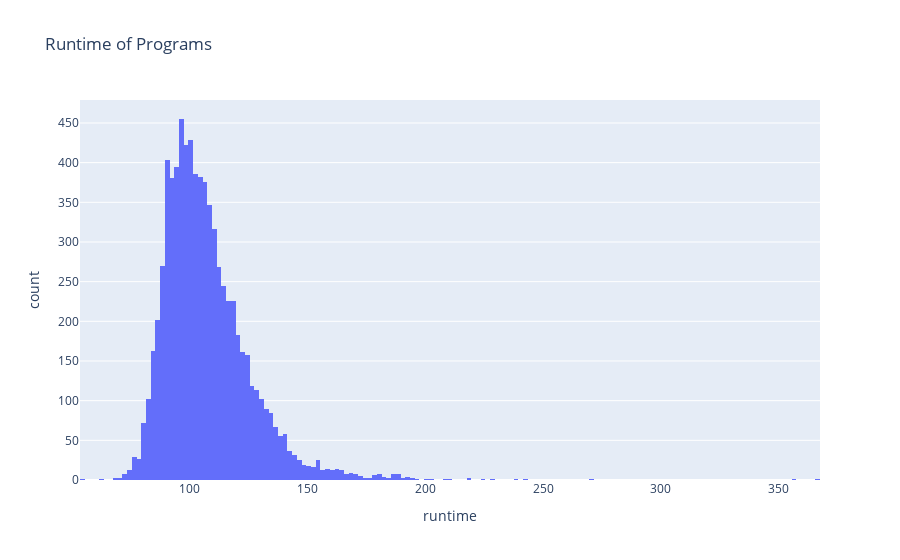

The code cell stored with this chart in its notebook:
### Code cell
#plots histrogram of runtime of programs
fig = px.histogram(data_frame=df, x="runtime",title="Runtime of Programs")
fig.show()

### Figure 1 — Plotly figure (JSON) as saved in the notebook; plotly's stock layout.template omitted (floating-point values rounded to 4 significant figures; data arrays with more than 128 entries replaced by an {"elided": "..."} marker saying what was removed)
{"data": [{"alignmentgroup": "True", "bingroup": "x", "hovertemplate": "runtime=%{x}<br>count=%{y}<extra></extra>", "legendgroup": "", "marker": {"color": "#636efa", "pattern": {"shape": ""}}, "name": "", "offsetgroup": "", "orientation": "v", "showlegend": false, "type": "histogram", "x": {"elided": "7668 int values"}, "xaxis": "x", "yaxis": "y"}], "layout": {"barmode": "relative", "legend": {"tracegroupgap": 0}, "title": {"text": "Runtime of Programs"}, "xaxis": {"anchor": "y", "domain": [0, 1], "title": {"text": "runtime"}}, "yaxis": {"anchor": "x", "domain": [0, 1], "title": {"text": "count"}}}}
